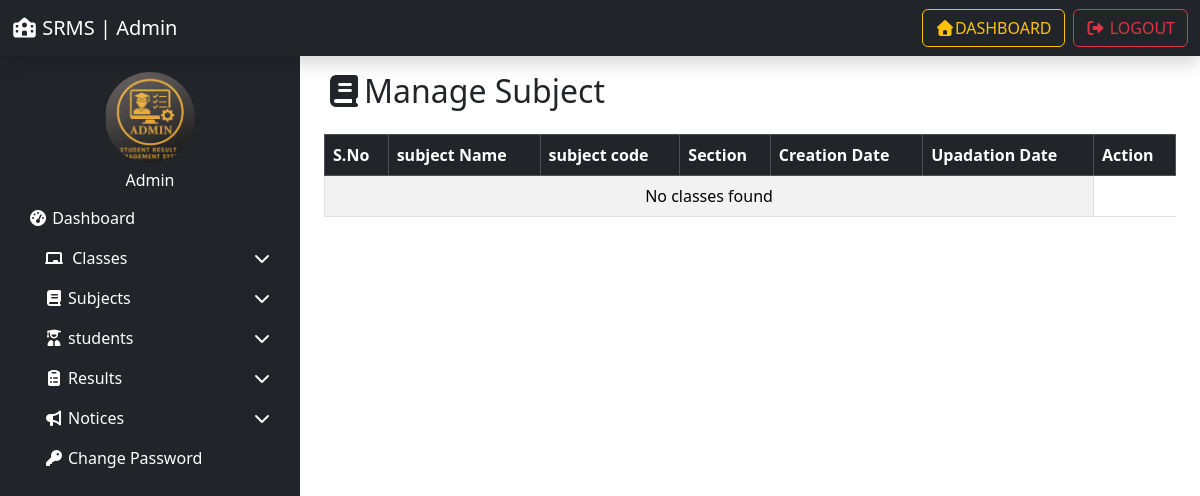
/manage_subject/ (signed in), run on an earlier commit of the app's database.
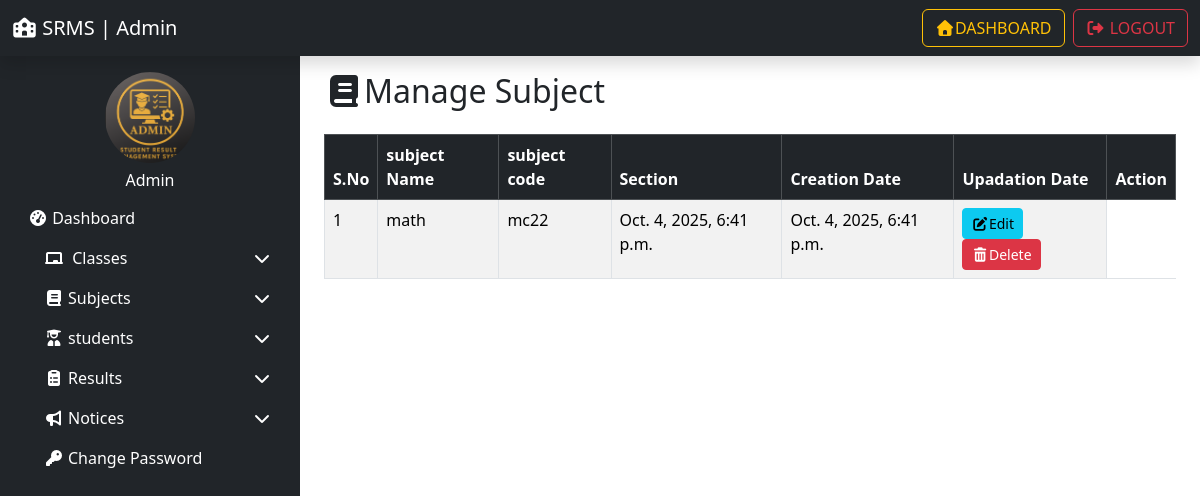
And on a later commit of the database.
### resultapp/models.py (models this page shows, shortened)
class Subject(models.Model):
    subject_name = models.CharField(max_length=100)
    subject_code = models.CharField(max_length=20)
    creation_date = models.DateTimeField(auto_now_add=True)
    updation_date = models.DateTimeField(auto_now=True)

### resultapp/views.py (the view, shortened to what this page needs)
# urls.py: path('manage_subject/',manage_subject, name='manage_subject'),
@login_required
def manage_subject(request):
    classes = Subject.objects.all()
    return render(request, "manage_subject.html", locals())

### resultapp/templates/manage_subject.html (shortened to what this page needs)
{% extends 'admin_base.html' %}
{% load static %}
{% block content %}
<div class="container">
     <h2 class="mb-4"><i class="fas fa-book "></i>Manage Subject</h2>
  <table class="table table-bordered  table-striped ">
           <thead class="table-dark">
            <tr>
                  <th>S.No</th>
                   <th>subject Name</th>
                    <th>subject code</th>
                     <th>Section</th>
                      <th>Creation Date</th>
                         <th>Upadation Date</th>
                         <th>Action</th>
            </tr>
           </thead>
           <tbody>
            {% for i in classes%}
            <tr>
                  <td>{{forloop.counter}}</td>
                   <td>{{i.subject_name}}</td>
                    <td>{{i.subject_code}}</td>
                     <td>{{i.creation_date}}</td>
                     <td>{{i.updation_date}}</td>
                      <td>
                        <a href="{% url 'edit_subject' i.id  %}"  class="btn btn-info btn-sm" ><i class="fas fa-edit"></i>Edit</a>
                        <a href="?delete={{i.id}}" onclick="return confirm('Are you want sure to delete ?')" class="btn btn-danger btn-sm" ><i class="fas fa-trash-alt"></i>Delete</a>
                      </td>
            </tr>
            {% empty %}
            <tr>
                  <td colspan="6" class="text-center">
                       No classes found
                  </td>
            </tr>
            {% endfor %}
           </tbody>
  </table>
</div>
{% endblock %}

What changed in the data, as far as the page shows it:
added Subject: subject_name "math", subject_code "mc22", creation_date "Oct. 4, 2025, 6:41 p.m.", updation_date "Oct. 4, 2025, 6:41 p.m."
Also different on the page:
text no longer shown: "No classes found"
